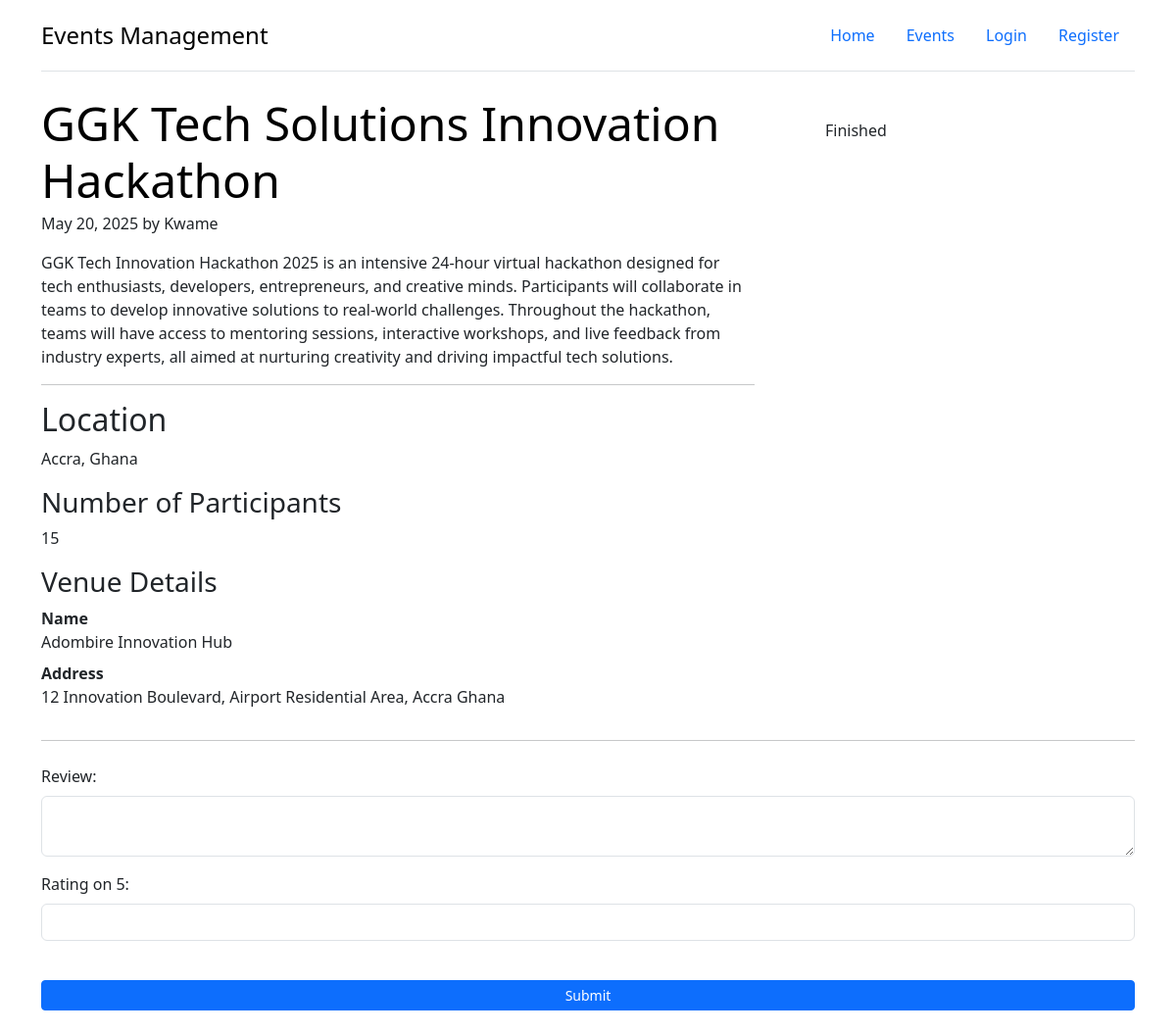
The page /details/4 on the database as committed earlier.
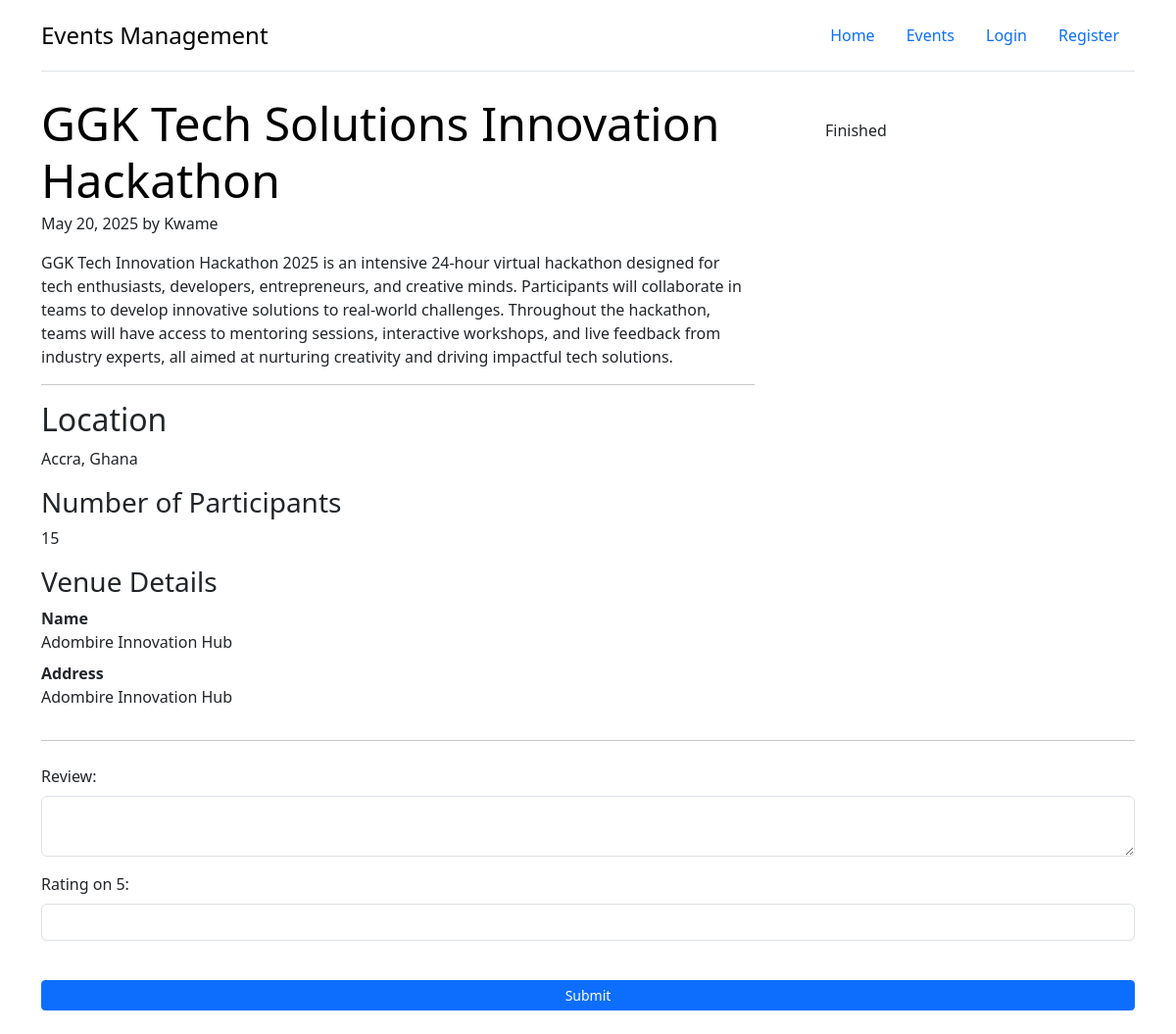
The same page on the database as committed later.
### events/models.py (models this page shows, shortened)
class Event(models.Model):
    EVENT_STATUS_CHOICES = [
        ('upcoming', 'upcoming'),
        ('ongoing', 'ongoing'),
        ('completed', 'completed')
    ]
    name = models.CharField(max_length=100)
    description = models.TextField()
    date = models.DateField()
    start_time = models.TimeField()
    end_time = models.TimeField()
    is_public = models.BooleanField(default=False)
    location = models.CharField(max_length=100, blank=True, null=True)
    max_participants = models.PositiveIntegerField()
    organizer = models.ForeignKey(
        User, on_delete=models.CASCADE, related_name='organized_events')
    venue = models.ForeignKey(
        Venue, on_delete=models.CASCADE, related_name='events')
    pub_date = models.TimeField(default=now)
    status = models.CharField(
        max_length=10, choices=EVENT_STATUS_CHOICES, default="upcoming")
    def get_remaining_tickets(self):
        tickets = self.tickets.count()
        return max(0, self.max_participants - tickets)

class Venue(models.Model):
    name = models.CharField(max_length=100)
    is_virtual = models.BooleanField(default=False)
    address = models.CharField(max_length=200, blank=True, null=True)
    capacity = models.IntegerField(blank=True, null=True)
    virtual_meeting_link = models.URLField(blank=True, null=True)

### events/views.py (the view)
# urls.py: path("details/<int:pk>", views.PublicDetails, name="details"),
def PublicDetails(request, pk):
    event = get_object_or_404(Event, pk=pk)
    user = request.user
    ticket = None
    review = None
    past_event = timezone.now().date() > event.date
    reviews = EventReview.objects.filter(event=event)
    rating = reviews.aggregate(Avg('rating'))
    if user.is_authenticated:
        ticket = Ticket.objects.filter(event=event, user=user).first()
        review = EventReview.objects.filter(event=event, reviewer=user).first()
    return render(request, "events/details_event.html", {
        "event": event,
        "user": user,
        "ticket": ticket,
        "date": timezone.now(),
        "tickets": event.get_remaining_tickets(),
        "past_event": past_event,
        "review": review,
        "reviews": reviews,
        "rating": rating
    })

### events/templates/events/details_event.html (shortened to what this page needs)
{% extends "events/base.html" %}
{% block content %}
<div class="row g-5">
  <div class="col-md-8">
    <article class="blog-post">
      <h2 class="display-5 link-body-emphasis mb-1">{{ event.name }}</h2>
      <p class="blog-post-meta">{{ event.date }} by {{ event.organizer }}</p>
      <p>{{ event.description }}</p>
      <hr>
      <h2>Location</h2>
      <p>{{ event.location }}</p>
      <h3>Number of Participants</h3>
      <p>{{ event.max_participants }}</p>
      <h3>Venue Details</h3>
      <dl>
        <dt>Name</dt>
        <dd>{{ event.venue.name }}</dd>
        <dt>Address</dt>
        <dd>
          {% if event.venue.is_virtual %}
            Virtual
          {% else %}
            {{ event.venue.address }}
          {% endif %}
        </dd>
      </dl>
    </article>
  </div>
  <div class="col-md-4">
    <div class="position-sticky" style="top: 2rem;">
      <div class="p-4">
        <ol class="list-unstyled">
          {% if user %}
            {% if event.organizer != user %}
              <li>
                {% if tickets == 0 or past_event %}
                  Finished
                {% endif %}
              </li>
            {% endif %}
          {% else %}
            <li>
              <a class="w-100 btn btn-lg btn-primary my-2" href="{% url 'buy-ticket' event.id %}" {% if tickets == 0 %} disabled {% endif %}>
                Get Spot
              </a>
            </li>
          {% endif %}
        </ol>
      </div>
    </div>
  </div>
</div>
<hr />
{% if past_event %}
  {% if event.organizer != user %}
    {% if not review or review.reviewer != user %}
      <form class="needs-validation my-4" method="post" action="{% url 'add-review' event.id %}?next={{ request.path }}">
        <div class="mb-3">
          <label for="review" class="form-label">Review:</label>
          <textarea class="form-control" id="review" name="review" required></textarea>
        </div>
        <div class="mb-3">
          <label for="rating" class="form-label">Rating on 5:</label>
          <input class="form-control" type="number" id="rating" name="rating" required min="1" max="5" />
        </div>
        <button class="mt-4 w-100 btn btn-primary btn-sm" type="submit">Submit</button>
      </form>
    {% endif %}
  {% endif %}
{% endif %}
{% endblock %}

### events/templates/events/base.html (shortened to what this page needs)
<!DOCTYPE html>
{% load static %}
<html lang="en">
  <head>
    <link
      href="https://cdn.jsdelivr.net/npm/bootstrap@5.3.3/dist/css/bootstrap.min.css"
      rel="stylesheet"
    />
  </head>
  <body>
    <div class="container">
      {% include "events/components/navbar.html" with reviews=reviews %}
      {% block content %}
      {%endblock %}
    </div>
  </body>
</html>

### events/templates/events/components/navbar.html
<header class="d-flex flex-wrap justify-content-center py-3 mb-4 border-bottom">
  <a
    href="/"
    class="d-flex align-items-center mb-3 mb-md-0 me-md-auto link-body-emphasis text-decoration-none"
  >
    <span class="fs-4">Events Management</span>
  </a>
  <ul class="nav nav-pills">
    {% if user.is_authenticated %}
    <li class="nav-item"><a href="/" class="nav-link">Events</a></li>
     <li class="nav-item"><a href="/dash" class="nav-link">Dashboard</a></li>
    <li class="nav-item"><a href="/profile" class="nav-link">Profile</a></li>
    <li class="nav-item"><a href="/logout" class="nav-link">Logout</a></li>
    {% else %}
    <li class="nav-item">
      <a href="/" class="nav-link">Home</a>
    </li>
    <li class="nav-item"><a href="/" class="nav-link">Events</a></li>
    <li class="nav-item"><a href="/login" class="nav-link">Login</a></li>
    <li class="nav-item"><a href="/register" class="nav-link">Register</a></li>
{% endif %}
  </ul>
</header>

Rows that differ between the two databases and show on the page:
changed through a linked row, Event "GGK Tech Solutions Innovation Hackathon": venue.address "12 Innovation Boulevard, Airport Residential Area, Accra Ghana" → "Adombire Innovation Hub"
